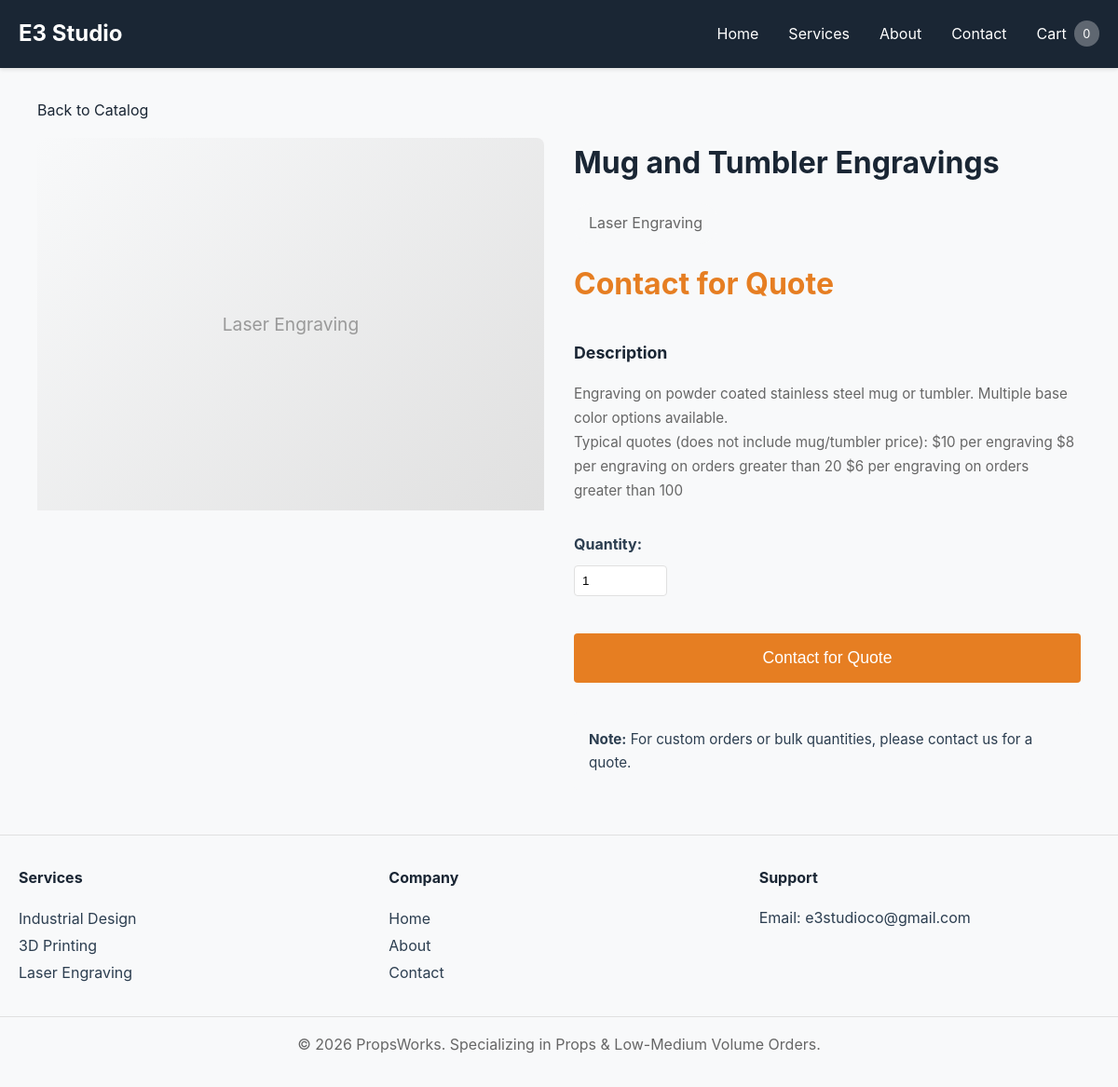
Screenshot of /services/mug-and-tumbler-engravings with the database file from the repository.
### app/models.py (models this page shows, shortened)
class Category(db.Model):
    __tablename__ = 'categories'
    id = db.Column(db.Integer, primary_key=True)
    name = db.Column(db.String(255), nullable=False)
    slug = db.Column(db.String(255), unique=True, nullable=False)
    parent_id = db.Column(db.Integer, db.ForeignKey('categories.id'), nullable=True)  # None for root categories
    description = db.Column(db.Text)
    order = db.Column(db.Integer, default=0)  # For sorting
    is_active = db.Column(db.Boolean, default=True)
    created_at = db.Column(db.DateTime, default=datetime.utcnow)
    children = db.relationship('Category',
                              backref=db.backref('parent', remote_side=[id]),
                              cascade='all, delete-orphan')
    services = db.relationship('Service',
                              foreign_keys='Service.category_id',
                              backref='category_obj',
                              lazy=True)
    sub_services = db.relationship('Service',
                                  foreign_keys='Service.sub_category_id',
                                  backref='sub_category_obj')

class Service(db.Model):
    __tablename__ = 'services'
    id = db.Column(db.Integer, primary_key=True)
    name = db.Column(db.String(255), nullable=False)
    slug = db.Column(db.String(255), unique=True, nullable=False)
    description = db.Column(db.Text, nullable=False)
    long_description = db.Column(db.Text)
    price_base = db.Column(db.Float, nullable=True)  # None = Contact for Quote
    category_id = db.Column(db.Integer, db.ForeignKey('categories.id'), nullable=False)  # Parent category (e.g., Industrial Design)
    sub_category_id = db.Column(db.Integer, db.ForeignKey('categories.id'), nullable=True)  # Optional sub-category (e.g., CAD)
    image_url = db.Column(db.String(500))
    is_active = db.Column(db.Boolean, default=True)
    created_at = db.Column(db.DateTime, default=datetime.utcnow)
    media_gallery = db.Column(db.JSON, default=list)  # Stores list of media: [{'type': 'photo/video', 'url': '...', 'caption': '...'}]
    bulk_pricing = db.Column(db.JSON, default=list)  # Stores bulk pricing tiers: [{'min_quantity': 10, 'price': 450}]
    variants = db.Column(db.JSON, default=list)  # Stores product variants: [{'name': 'Small', 'price': 100, 'description': '...', 'sku': '...', 'is_available': True}]
    weight_kg = db.Column(db.Float, default=0.5)  # Approximate weight in kg for shipping (default 0.5kg)
    service_options = db.relationship('ServiceOption', backref='service', lazy=True, cascade='all, delete-orphan')

### app/services.py (the view)
@services_bp.route('/<slug>')
def service_detail(slug):
    content = load_content()
    service = Service.query.filter_by(slug=slug).first_or_404()
    return render_template('services/detail.html', service=service, content=content)

### app/__init__.py (called while the page is built)
def load_content():
    root_dir = os.path.dirname(os.path.dirname(os.path.abspath(__file__)))
    content_file = os.path.join(root_dir, 'instance', 'content.json')
    if os.path.exists(content_file):
        with open(content_file, 'r') as f:
            return json.load(f)
    return {}

def create_app(config_name='development'):
    root_dir = os.path.dirname(os.path.dirname(os.path.abspath(__file__)))
    app = Flask(__name__,
                template_folder=os.path.join(root_dir, 'templates'),
                static_folder=os.path.join(root_dir, 'static'))
    if config_name == 'production':
        app.config.from_object('config.ProductionConfig')
    else:
        app.config.from_object('config.DevelopmentConfig')
    db.init_app(app)
    @app.context_processor
    def inject_content():
        return {'content': load_content()}
    from app.routes import main_bp
    from app.services import services_bp
    from app.admin import admin_bp
    app.register_blueprint(main_bp)
    app.register_blueprint(services_bp)
    app.register_blueprint(admin_bp)
    with app.app_context():
        db.create_all()
    return app

### app/services.py (called while the page is built)
def load_content():
    content_file = os.path.join(os.path.dirname(__file__), '..', 'instance', 'content.json')
    if os.path.exists(content_file):
        with open(content_file, 'r') as f:
            return json.load(f)
    return {}

### templates/services/detail.html (shortened to what this page needs)
{% extends "base.html" %}
{% block content %}
<div class="container service-detail">
    <div class="back-link">
        <a href="{{ url_for('services.catalog') }}">Back to Catalog</a>
    </div>
    <div class="detail-layout">
        <div class="detail-image">
            {% if service.image_url %}
                <img src="{{ service.image_url }}" alt="{{ service.name }}">
            {% else %}
                <div class="detail-image-placeholder">
                    <span>{{ service.category_obj.name if service.category_obj else 'Service' }}</span>
                </div>
            {% endif %}
        </div>
        <div class="detail-content">
            <h1>{{ service.name }}</h1>
            <p class="category-badge">{{ service.category_obj.name if service.category_obj else 'Service' }}</p>
            <div class="price-section">
                {% if service.price_base %}
                    <p class="price">Starting at <strong>${{ "%.2f"|format(service.price_base) }}</strong></p>
                {% else %}
                    <p class="price" style="color: #e67e22;"><strong>Contact for Quote</strong></p>
                {% endif %}
            </div>
            <div class="description">
                <h3>Description</h3>
                <p>{{ service.description }}</p>
                {% if service.long_description %}
                    <p>{{ service.long_description }}</p>
                {% endif %}
            </div>
            <div class="quantity-section">
                <label for="quantity">Quantity:</label>
                <input type="number" id="quantity" name="quantity" min="1" value="1" class="quantity-input">
            </div>
            {% if service.price_base %}
                <button class="btn btn-primary btn-large" onclick="addToCartDetail({{ service.id }}, '{{ service.name }}')">
                    Add to Cart
                </button>
            {% else %}
                <button class="btn btn-large" style="background: #e67e22; color: white;" onclick="contactForQuote('{{ service.name }}')">
                    Contact for Quote
                </button>
            {% endif %}
            <div class="service-meta">
                <p><strong>Note:</strong> For custom orders or bulk quantities, please contact us for a quote.</p>
            </div>
        </div>
    </div>
</div>
{% endblock %}

### static/css/style.css (style rules this page uses)
:root { --primary-color: #1a2634; --secondary-color: #f8f9fa; --accent-color: #00d4ff; --text-color: #2c3e50; --text-light: #555; --border-color: #e0e0e0; --success-color: #28a745; --error-color: #dc3545; }
* { margin: 0; padding: 0; box-sizing: border-box; }
body { font-family: -apple-system, BlinkMacSystemFont, 'Segoe UI', 'Roboto', Oxygen, Ubuntu, Cantarell, sans-serif; line-height: 1.7; color: var(--text-color); background-color: var(--secondary-color); font-size: 16px; }
.container { max-width: 1200px; margin: 0 auto; padding: 0 20px; }
.btn { display: inline-block; padding: 0.75rem 1.5rem; border-radius: 4px; text-decoration: none; border: none; cursor: pointer; transition: all 0.3s; font-size: 1rem; }
.btn-large { padding: 1rem 2rem; font-size: 1.1rem; }
.description { color: #666; margin-bottom: 1rem; font-size: 0.95rem; }
.price { font-size: 1.5rem; font-weight: bold; color: var(--success-color); margin-bottom: 1rem; }
.service-detail { margin: 2rem 0; }
.back-link { margin-bottom: 1rem; }
.back-link a { color: var(--primary-color); text-decoration: none; }
.detail-layout { display: grid; grid-template-columns: 1fr 1fr; gap: 2rem; margin-bottom: 2rem; }
.detail-image { border-radius: 8px; overflow: hidden; }
.detail-image-placeholder { width: 100%; height: 400px; background: linear-gradient(135deg, var(--secondary-color), #e0e0e0); display: flex; align-items: center; justify-content: center; font-size: 1.2rem; color: #999; }
.detail-content h1 { color: var(--primary-color); margin-bottom: 1rem; }
.category-badge { display: inline-block; background-color: var(--secondary-color); padding: 0.5rem 1rem; border-radius: 20px; color: #666; margin-bottom: 1rem; }
.price-section .price { font-size: 2rem; }
.description { margin: 2rem 0; }
.description h3 { margin-bottom: 1rem; color: var(--primary-color); }
.quantity-section { margin: 1.5rem 0; }
.quantity-section label { display: block; margin-bottom: 0.5rem; font-weight: bold; }
.quantity-input { width: 100px; padding: 0.5rem; border: 1px solid var(--border-color); border-radius: 4px; }
.btn-large { width: 100%; margin-top: 1rem; }
.service-meta { margin-top: 2rem; padding: 1rem; background-color: var(--secondary-color); border-radius: 4px; font-size: 0.95rem; }

### rows the page displays
Category: category_obj "Laser Engraving"
Service: name "Mug and Tumbler Engravings", description "Engraving on powder coated stainless steel mug or tumbler. Multiple base color options available.", long_description "Typical quotes (does not include mug/tumbler price): $10 per engraving $8 per engraving on orders greater than 20 $6 per engraving on orders greater than 100"

### other values shown
{{ content.site_title if content and content.site_title else 'PropsWorks' }} "E3 Studio"
{{ content.contact_email if content else 'support@propsworks.com' }} "e3studioco@gmail.com"
